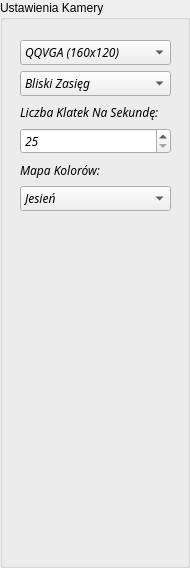
       <widget class="QGroupBox" name="cameraSettingsBox">
        <property name="minimumSize">
         <size>
          <width>190</width>
          <height>568</height>
         </size>
        </property>
        <property name="maximumSize">
         <size>
          <width>190</width>
          <height>16777215</height>
         </size>
        </property>
        <property name="mouseTracking">
         <bool>true</bool>
        </property>
        <property name="autoFillBackground">
         <bool>false</bool>
        </property>
        <property name="styleSheet">
         <string notr="true"/>
        </property>
        <property name="title">
         <string>Ustawienia Kamery</string>
        </property>
        <widget class="QWidget" name="verticalLayoutWidget">
         <property name="geometry">
          <rect>
           <x>20</x>
           <y>40</y>
           <width>151</width>
           <height>171</height>
          </rect>
         </property>
         <layout class="QVBoxLayout" name="verticalLayout">
          <property name="sizeConstraint">
           <enum>QLayout::SetDefaultConstraint</enum>
          </property>
          <item>
           <widget class="QComboBox" name="frameFormatComboBox">
            <property name="font">
             <font>
              <family>Century Gothic</family>
              <weight>50</weight>
              <italic>true</italic>
              <bold>false</bold>
             </font>
            </property>
            <property name="cursor">
             <cursorShape>PointingHandCursor</cursorShape>
            </property>
            <item>
             <property name="text">
              <string>QQVGA (160x120)</string>
             </property>
            </item>
            <item>
             <property name="text">
              <string>QCIF (176x144)</string>
             </property>
            </item>
            <item>
             <property name="text">
              <string>HQVGA (240x160)</string>
             </property>
            </item>
            <item>
             <property name="text">
              <string>QVGA (320x240)</string>
             </property>
            </item>
            <item>
             <property name="text">
              <string>CIF (352x288)</string>
             </property>
            </item>
            <item>
             <property name="text">
              <string>HVGA (480x320)</string>
             </property>
            </item>
            <item>
             <property name="text">
              <string>VGA (640x480)</string>
             </property>
            </item>
            <item>
             <property name="text">
              <string>WXGA_H (1280x720)</string>
             </property>
            </item>
            <item>
             <property name="text">
              <string>DS311 (320x120)</string>
             </property>
            </item>
            <item>
             <property name="text">
              <string>XGA (1024x768)</string>
             </property>
            </item>
            <item>
             <property name="text">
              <string>SVGA (800x600)</string>
             </property>
            </item>
            <item>
             <property name="text">
              <string>OVVGA (636x480)</string>
             </property>
            </item>
            <item>
             <property name="text">
              <string>WHVGA (640x240)</string>
             </property>
            </item>
            <item>
             <property name="text">
              <string>nHD (640x360)</string>
             </property>
            </item>
            <item>
             <property name="text">
              <string>StereoLR (320x480)</string>
             </property>
            </item>
           </widget>
          </item>
          <item>
           <widget class="QComboBox" name="cameraModComboBox">
            <property name="font">
             <font>
              <family>Century Gothic</family>
              <weight>50</weight>
              <italic>true</italic>
              <bold>false</bold>
             </font>
            </property>
            <property name="cursor">
             <cursorShape>PointingHandCursor</cursorShape>
            </property>
            <item>
             <property name="text">
              <string>Bliski Zasięg</string>
             </property>
            </item>
            <item>
             <property name="text">
              <string>Daleki Zasięg</string>
             </property>
            </item>
           </widget>
          </item>
          <item>
           <widget class="QLabel" name="fpslabel">
            <property name="font">
             <font>
              <family>Century Gothic</family>
              <weight>50</weight>
              <italic>true</italic>
              <bold>false</bold>
             </font>
            </property>
            <property name="text">
             <string>Liczba Klatek Na Sekundę:</string>
            </property>
           </widget>
          </item>
          <item>
           <widget class="QSpinBox" name="fpsspinBox">
            <property name="font">
             <font>
              <family>Century Gothic</family>
              <weight>50</weight>
              <italic>true</italic>
              <bold>false</bold>
             </font>
            </property>
            <property name="cursor">
             <cursorShape>PointingHandCursor</cursorShape>
            </property>
            <property name="minimum">
             <number>25</number>
            </property>
            <property name="maximum">
             <number>60</number>
            </property>
           </widget>
          </item>
          <item>
           <widget class="QLabel" name="colorlabel">
            <property name="font">
             <font>
              <family>Century Gothic</family>
              <weight>50</weight>
              <italic>true</italic>
              <bold>false</bold>
             </font>
            </property>
            <property name="text">
             <string>Mapa Kolorów:</string>
            </property>
           </widget>
          </item>
          <item>
           <widget class="QComboBox" name="colorComboBox">
            <property name="font">
             <font>
              <family>Century Gothic</family>
              <weight>50</weight>
              <italic>true</italic>
              <bold>false</bold>
             </font>
            </property>
            <property name="cursor">
             <cursorShape>PointingHandCursor</cursorShape>
            </property>
            <item>
             <property name="text">
              <string>Jesień</string>
             </property>
            </item>
            <item>
             <property name="text">
              <string>Kość</string>
             </property>
            </item>
            <item>
             <property name="text">
              <string>Odrzut Rakiety</string>
             </property>
            </item>
            <item>
             <property name="text">
              <string>Zima</string>
             </property>
            </item>
            <item>
             <property name="text">
              <string>Tęcza</string>
             </property>
            </item>
            <item>
             <property name="text">
              <string>Ocean</string>
             </property>
            </item>
            <item>
             <property name="text">
              <string>Lato</string>
             </property>
            </item>
            <item>
             <property name="text">
              <string>Wiosna</string>
             </property>
            </item>
            <item>
             <property name="text">
              <string>Chłód</string>
             </property>
            </item>
            <item>
             <property name="text">
              <string>HSV</string>
             </property>
            </item>
            <item>
             <property name="text">
              <string>Różowy</string>
             </property>
            </item>
            <item>
             <property name="text">
              <string>Gorący</string>
             </property>
            </item>
           </widget>
          </item>
         </layout>
        </widget>
       </widget>
